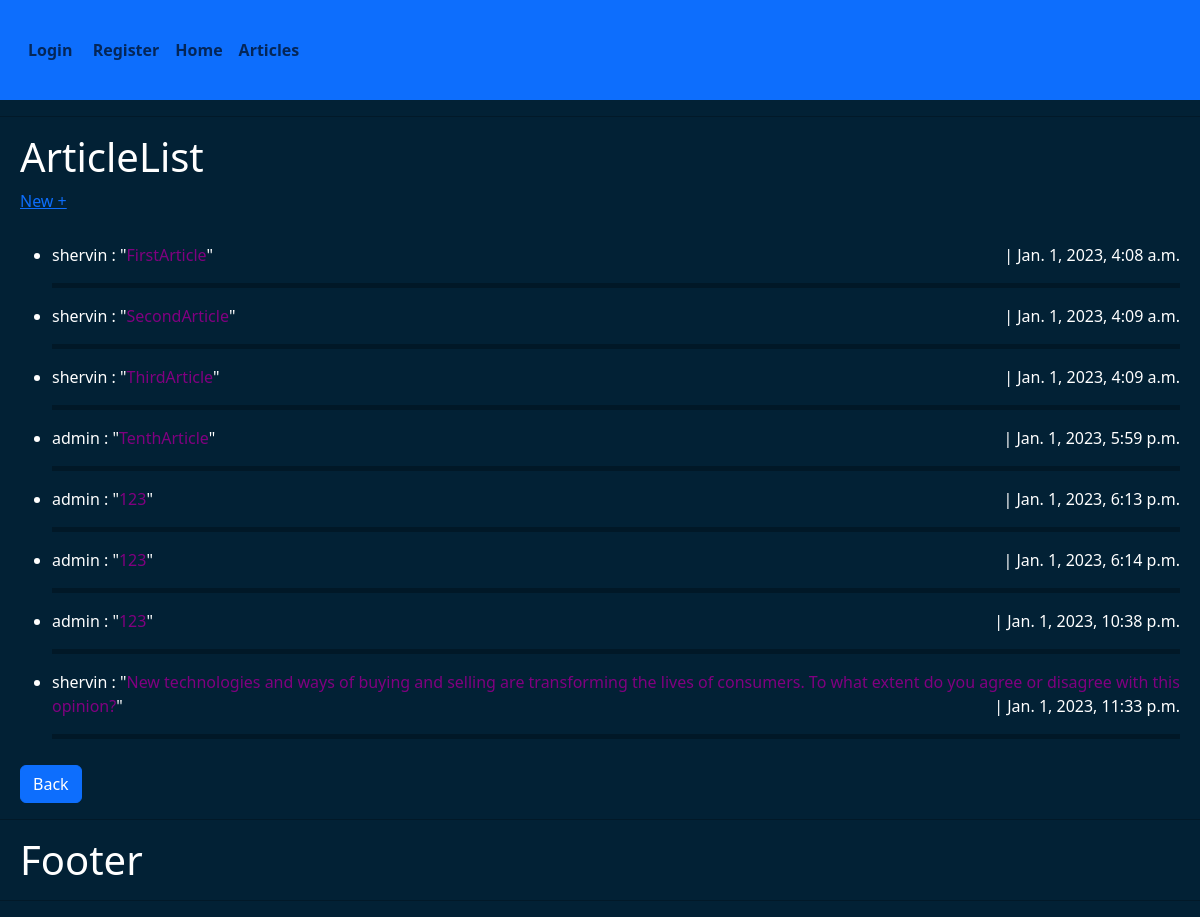
The app's page /articles/list/ with its own data.
### articles/models.py (models this page shows)
class Article(models.Model):
    title = models.CharField(max_length=225)
    body = models.TextField()
    date = models.DateTimeField(auto_now_add=True)
    author = models.ForeignKey(get_user_model(), on_delete=models.CASCADE)
    def __str__(self):
        return self.title
    def get_absolute_url(self):
        return reverse("detail", args=[str(self.id)])

### accounts/models.py (models this page shows)
class CustomRegistrationModel(AbstractUser):
    age = models.PositiveIntegerField(null=True, blank=True)

### articles/views.py (the view)
# urls.py: path("list/", views.article_list_view, name="list"),
def article_list_view(request):
    articles = Article.objects.all()
    return render(request, "articles/list.html", {"object_list": articles})

### templates/articles/list.html (shortened to what this page needs)
{% extends "base.html" %}
{% block content %}
  <h1>ArticleList</h1>
  <a style="display: block; margin-bottom: 30px;" href="{% url 'create' %}">New +</a>
  <ul>
    {% for article in object_list %}
      {% if article.author == user %}
        <li>
          <span style="color: rgb(8, 245, 8); font-weight: bold; -webkit-text-stroke-width: 1px; -webkit-text-stroke-color: black;">{{article.author}}</span>
          : "<a style="text-decoration: none; color: purple; font-weight: 500;" href="{{article.get_absolute_url}}">{{article}}</a>"
          <span style="float: right;"> | {{article.date}}</span><br>
        </li>
      {% else %}
        <li>
          {{article.author}} : "<a style="text-decoration: none; color: purple; font-weight: 500;" href="{{article.get_absolute_url}}">{{article}}</a>"
          <span style="float: right;"> | {{article.date}}</span><br>
        </li>
      {% endif %}
      <hr style="height: 5px; background-color: black;">
    {% endfor %}
  </ul>
  <div><a style="margin-top: 10px;" class="btn btn-primary" href="{% url 'home' %}">Back</a></div>
{% endblock content %}

### templates/base.html (shortened to what this page needs)
{% load static %}
<!DOCTYPE html>
<html lang="en">
<head>
    <link href="https://cdn.jsdelivr.net/npm/bootstrap@5.3.0-alpha1/dist/css/bootstrap.min.css" rel="stylesheet">
    <link rel="stylesheet" href="{% static 'css2/style.css' %}">
</head>
<body>
    <header>
        <nav class="navbar navbar-expand-lg bg-primary" style="height: 100px; padding-left: 20px;">
          <div style="display: grid; grid-template-columns: repeat(auto-fit, minmax(100px, 1fr)); font-weight: bold; color: black;" class="collapse navbar-collapse" id="navbarNav">
            <ul class="navbar-nav">
              {% if user.is_authenticated %}
              <li>
                <span>| Hi<span style="color: rgb(8, 245, 8); font-weight: bold; -webkit-text-stroke-width: 1px; -webkit-text-stroke-color: black;"> {{user}}</span> | <a style="display: inline;" class="nav-link" href="{% url 'logout' %}">Logout</a></span>
              </li>
              <li>
                <a style="display: inline;" class="nav-link" href="{% url 'home' %}">Home</a>
              </li>
              {% else %}
              <li>
                <a style="display: inline;" class="nav-link" href="{% url 'login' %}">Login</a>
                <a style="display: inline;" class="nav-link" href="{% url 'register' %}">Register</a>
              </li>
              <li>
                <a style="display: inline;" class="nav-link" href="{% url 'home' %}">Home</a>
              </li>
              {% endif %}
              <li>
                <a style="display: inline;" class="nav-link" href="{% url 'list' %}">Articles</a>
              </li>
            </ul>
          </div>
        </nav>
    </header><hr>
    <main>
      {% block content %}
      {% endblock content %}
    </main><hr>
    <footer>
        <h1>Footer</h1>
    </footer><hr>
</body>
</html>

### static/css2/style.css (style rules this page uses)
body { background-color: #022135; }
main, footer { margin-left: 20px; margin-right: 20px; color: white; }
hr { color: black; }

### records on screen
Article: author "shervin", title "FirstArticle", date "Jan. 1, 2023, 4:08 a.m."
Article: author "shervin", title "SecondArticle", date "Jan. 1, 2023, 4:09 a.m."
Article: author "shervin", title "ThirdArticle", date "Jan. 1, 2023, 4:09 a.m."
Article: author "admin", title "TenthArticle", date "Jan. 1, 2023, 5:59 p.m."
Article: author "admin", title "123", date "Jan. 1, 2023, 6:13 p.m."
Article: author "admin", title "123", date "Jan. 1, 2023, 6:14 p.m."
Article: author "admin", title "123", date "Jan. 1, 2023, 10:38 p.m."
Article: author "shervin", title "New technologies and ways of buying and selling are transforming the lives of consumers. To what extent do you agree or disagree with this opinion?", date "Jan. 1, 2023, 11:33 p.m."
